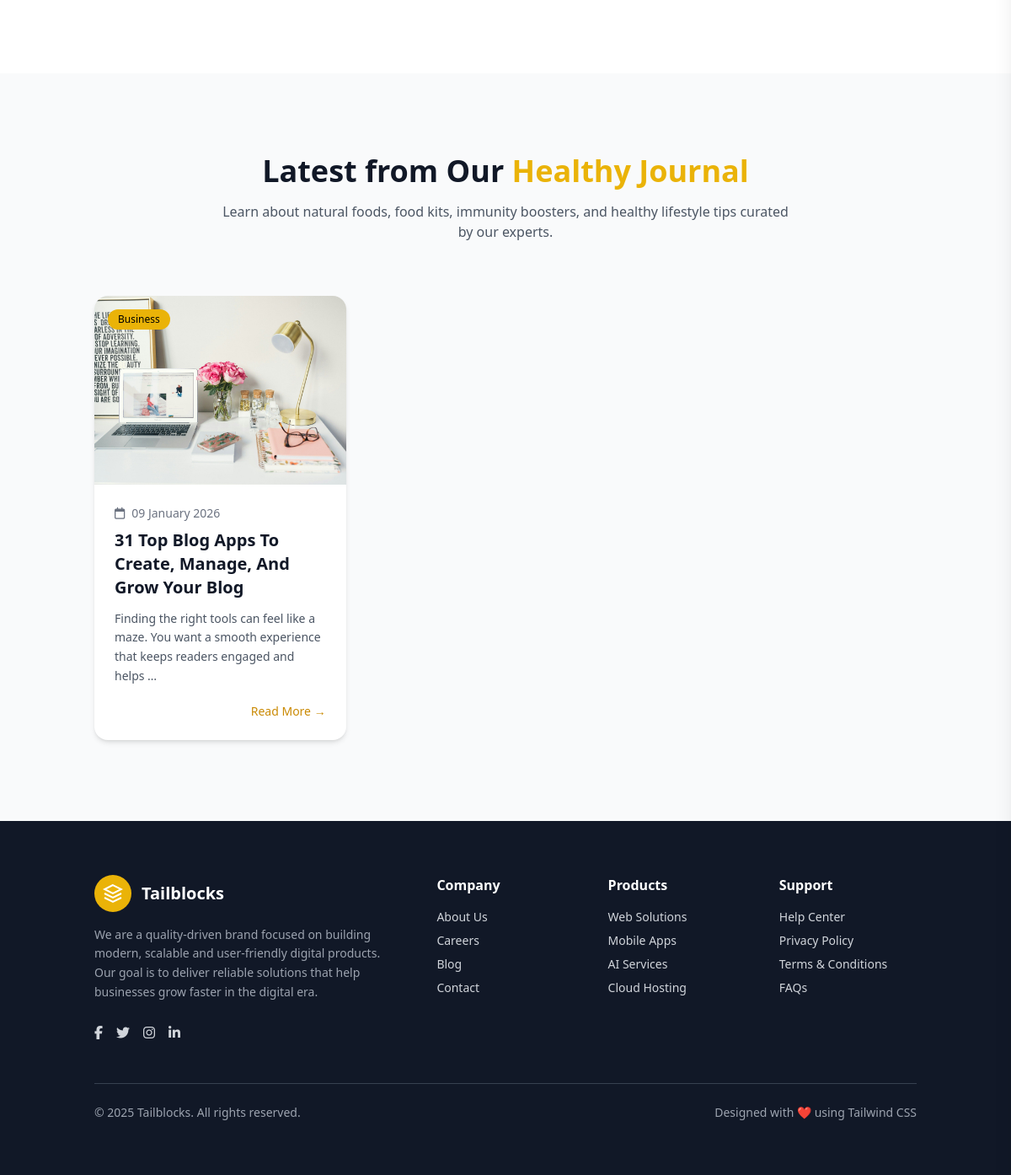
The app's page / (lower part), older data.
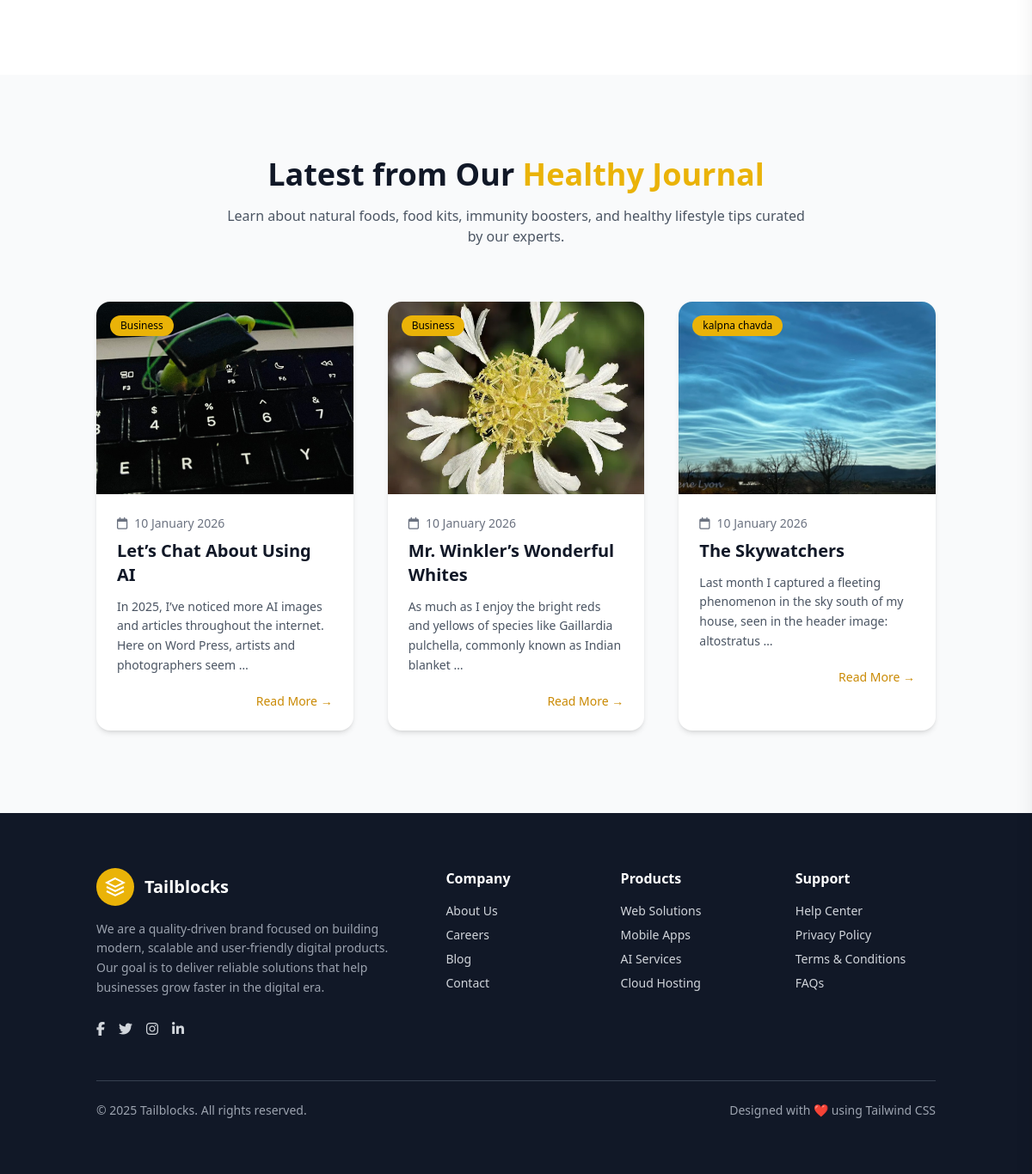
The same page, newer data.
### apps/store/models.py (models this page shows, shortened)
class Blogs(BaseModel):
    category = models.ForeignKey(BlogCategory, on_delete=models.CASCADE)
    image = models.ImageField(
        upload_to=blog_image_upload_path,
        default="blogs/default_blog.jpg",
        blank=True,
        null=True
    )
    title = models.CharField(max_length=255)
    content = models.TextField()

class BlogCategory(BaseModel):
    name = models.CharField(max_length=255)

### apps/store/views.py (the view)
# urls.py: path("", index, name="index"),
def index(request):
    blogs = Blogs.objects.all().order_by("-created_at")[:3]
    context = {
        'blogs': blogs
    }
    return render(request, "store/index.html", context)

### apps/store/templates/store/index.html (shortened to what this page needs)
{% extends 'store/base.html' %}
{% block body %}
<section class="bg-white py-24">
</section>
 <section class="bg-gray-50 py-24">
  <div class="container mx-auto px-6">
    <div class="text-center mb-16">
      <h2 class="text-3xl md:text-4xl font-extrabold text-gray-900">
        Latest from Our <span class="text-yellow-500">Healthy Journal</span>
      </h2>
      <p class="mt-4 max-w-2xl mx-auto text-gray-600">
        Learn about natural foods, food kits, immunity boosters, and healthy
        lifestyle tips curated by our experts.
      </p>
    </div>
    <div class="grid grid-cols-1 md:grid-cols-2 lg:grid-cols-3 gap-10">
      {% for blog in blogs %}
      <div class="bg-white rounded-2xl shadow-md hover:shadow-xl transition overflow-hidden">
        <div class="relative">
          <img src="{{ blog.image.url }}" class="w-full h-56 object-cover" alt="Blog">
          <span class="absolute top-4 left-4 bg-yellow-500 text-dark text-xs px-3 py-1 rounded-full">
            {{blog.category.name}}
          </span>
        </div>
        <div class="p-6">
          <div class="flex items-center gap-2 text-sm text-gray-500 mb-2">
            <i class="fa-regular fa-calendar"></i>
            <span>{{ blog.created_at|date:"d F Y" }}</span>
          </div>
          <h3 class="text-xl font-semibold text-gray-900 mb-3">
            {{blog.title}}
          </h3>
          <p class="text-gray-600 text-sm leading-relaxed mb-5">
            {{blog.content|truncatewords:20}}
          </p>
          <div class="flex justify-end">
            <a href="{% url 'blog_detail' blog.id %}" class="text-sm font-medium text-yellow-600 hover:underline">
              Read More →
            </a>
          </div>
        </div>
      </div>
      {% endfor %}
    </div>
  </div>
</section>
{% endblock %}

Row changes from the older to the newer data that the page shows:
no longer on this page (row unchanged): Blogs: image (picture), category.name "Business", created_at "09 January 2026", title "31 Top Blog Apps To Create, Manage, And Grow Your Blog", content "Finding the right tools can feel like a maze. You want a smooth experience that keeps readers engaged and helps …"
added Blogs: image (picture), category.name "Business", created_at "10 January 2026", title "Let’s Chat About Using AI", content "In 2025, I’ve noticed more AI images and articles throughout the internet. Here on Word Press, artists and photographers seem …"
added Blogs: image (picture), category.name "Business", created_at "10 January 2026", title "Mr. Winkler’s Wonderful Whites", content "As much as I enjoy the bright reds and yellows of species like Gaillardia pulchella, commonly known as Indian blanket …"
added Blogs: image (picture), category.name "kalpna chavda", created_at "10 January 2026", title "The Skywatchers", content "Last month I captured a fleeting phenomenon in the sky south of my house, seen in the header image: altostratus …"
